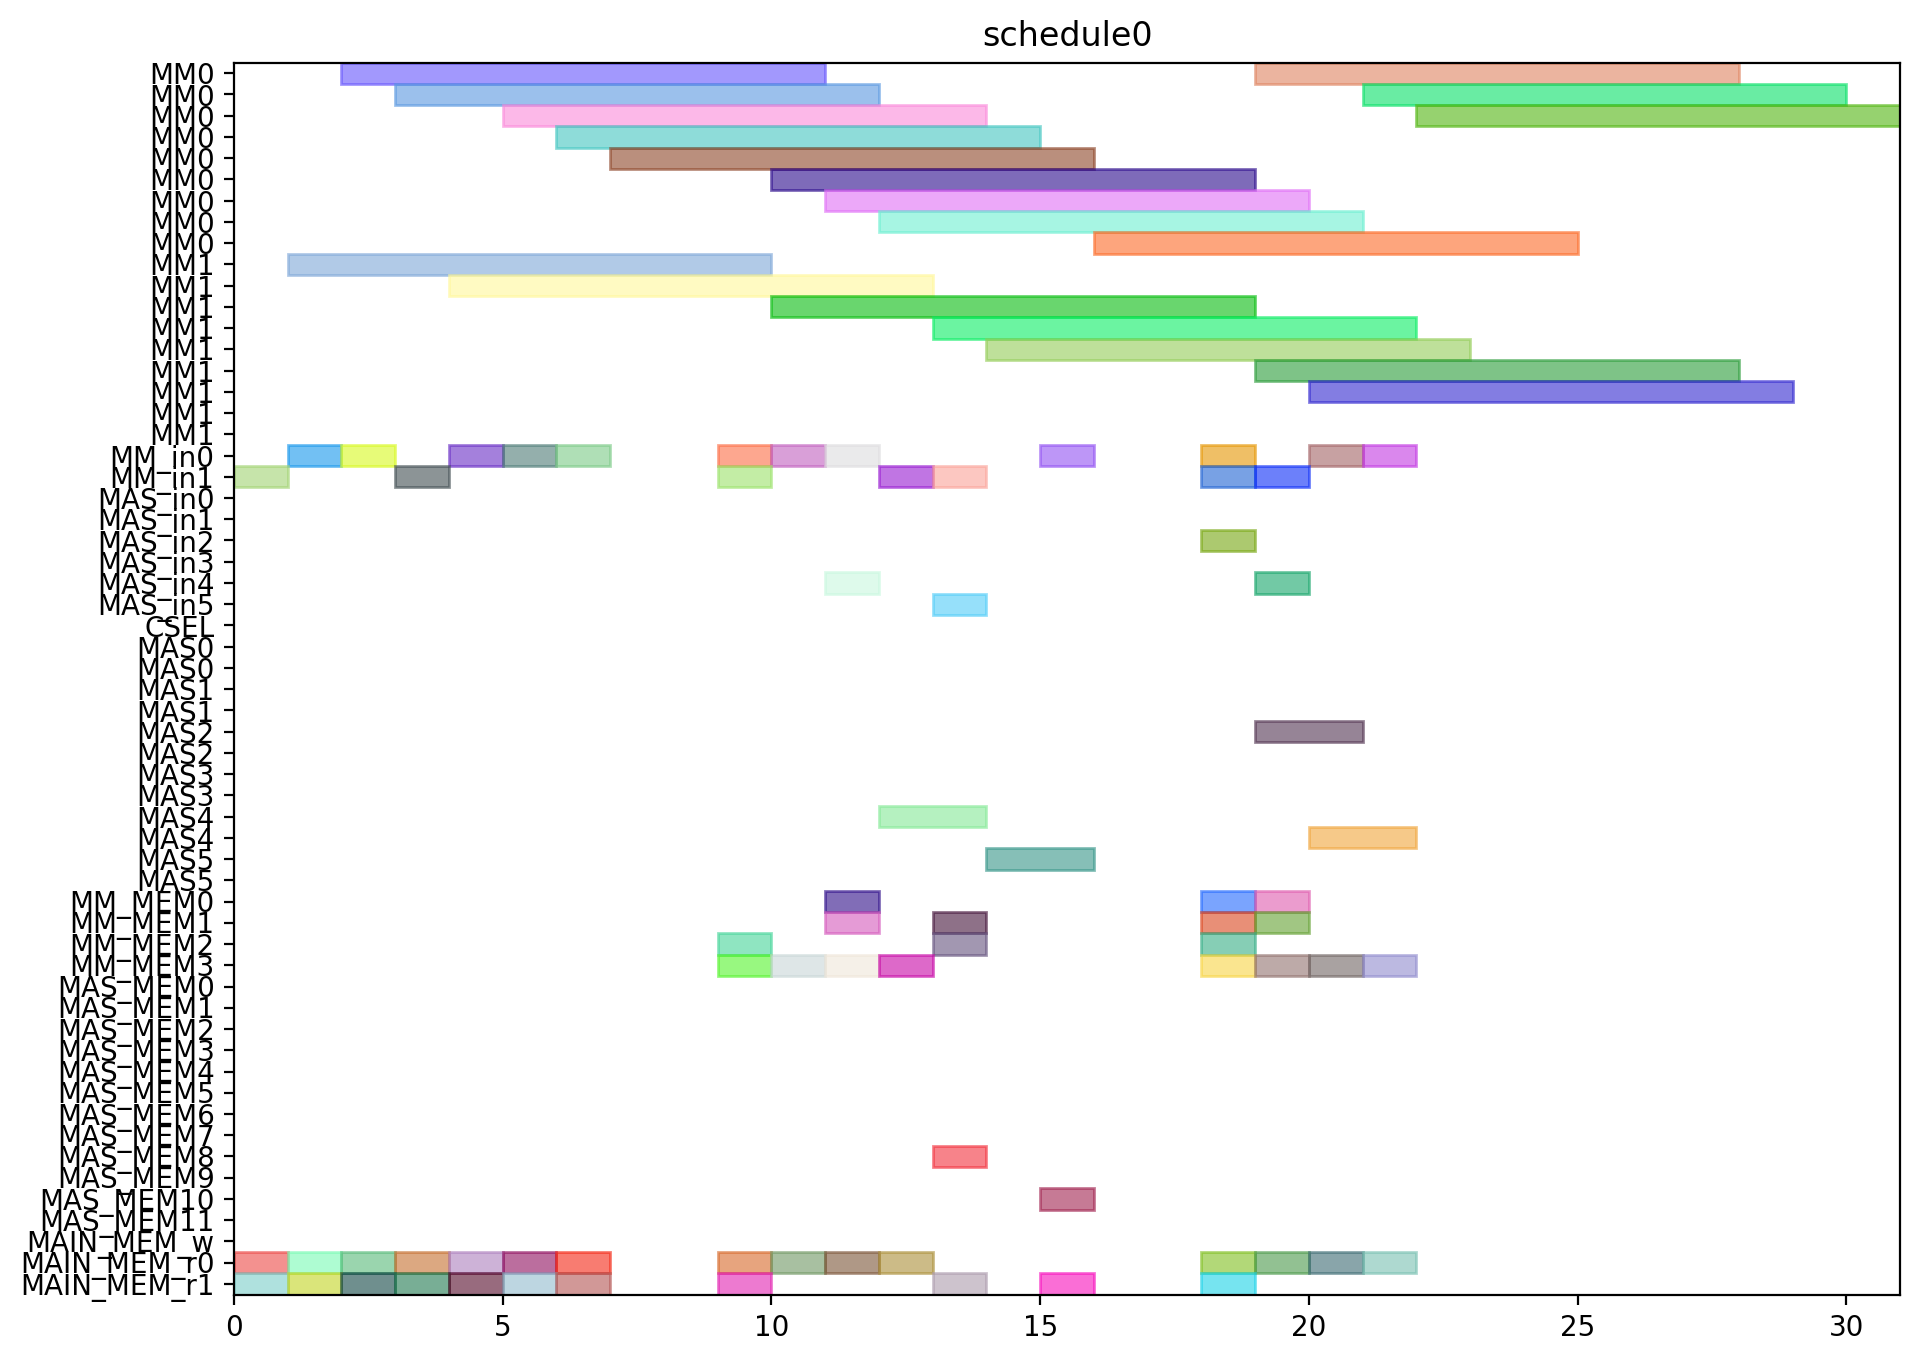

The script that drew this image:
from pyschedule import Scenario, solvers, plotters, alt


def solve():
	horizon = 120
	S = Scenario("schedule0", horizon=horizon)

	# resource
	MM = S.Resources('MM', num=2, size=9)
	MM_in = S.Resources('MM_in', num=2)
	MAS_in = S.Resources('MAS_in', num=6)
	CSEL = S.Resource('CSEL')
	MAS = S.Resources('MAS', num=6, size=2, periods=range(1, horizon))
	MM_MEM = S.Resources('MM_MEM', num=4)
	MAS_MEM = S.Resources('MAS_MEM', num=12)
	MAIN_MEM_w = S.Resource('MAIN_MEM_w', size=1)
	MAIN_MEM_r = S.Resources('MAIN_MEM_r', num=2)

	# result of previous scheduling

	# new tasks
	Z_exp2 = S.Task('Z_exp2', length=9, delay_cost=1)
	Z_exp2 += alt(MM)
	Z_exp2_in = S.Task('Z_exp2_in', length=1, delay_cost=1)
	Z_exp2_in += alt(MM_in)
	S += Z_exp2_in*MM_in[0]<=Z_exp2*MM[0]
	S += Z_exp2_in*MM_in[1]<=Z_exp2*MM[1]
	Z_exp2_mem0 = S.Task('Z_exp2_mem0', length=1, delay_cost=1)
	Z_exp2_mem0 += MAIN_MEM_r[0]
	S += Z_exp2_mem0 <= Z_exp2

	Z_exp2_mem1 = S.Task('Z_exp2_mem1', length=1, delay_cost=1)
	Z_exp2_mem1 += MAIN_MEM_r[1]
	S += Z_exp2_mem1 <= Z_exp2

	NX0 = S.Task('NX0', length=9, delay_cost=1)
	NX0 += alt(MM)
	NX0_in = S.Task('NX0_in', length=1, delay_cost=1)
	NX0_in += alt(MM_in)
	S += NX0_in*MM_in[0]<=NX0*MM[0]
	S += NX0_in*MM_in[1]<=NX0*MM[1]
	NX0_mem0 = S.Task('NX0_mem0', length=1, delay_cost=1)
	NX0_mem0 += MAIN_MEM_r[0]
	S += NX0_mem0 <= NX0

	NX0_mem1 = S.Task('NX0_mem1', length=1, delay_cost=1)
	NX0_mem1 += MAIN_MEM_r[1]
	S += NX0_mem1 <= NX0

	k0_10_Z1 = S.Task('k0_10_Z1', length=9, delay_cost=1)
	k0_10_Z1 += alt(MM)
	k0_10_Z1_in = S.Task('k0_10_Z1_in', length=1, delay_cost=1)
	k0_10_Z1_in += alt(MM_in)
	S += k0_10_Z1_in*MM_in[0]<=k0_10_Z1*MM[0]
	S += k0_10_Z1_in*MM_in[1]<=k0_10_Z1*MM[1]
	k0_10_Z1_mem0 = S.Task('k0_10_Z1_mem0', length=1, delay_cost=1)
	k0_10_Z1_mem0 += MAIN_MEM_r[0]
	S += k0_10_Z1_mem0 <= k0_10_Z1

	k0_10_Z1_mem1 = S.Task('k0_10_Z1_mem1', length=1, delay_cost=1)
	k0_10_Z1_mem1 += MAIN_MEM_r[1]
	S += k0_10_Z1_mem1 <= k0_10_Z1

	DX0 = S.Task('DX0', length=9, delay_cost=1)
	DX0 += alt(MM)
	DX0_in = S.Task('DX0_in', length=1, delay_cost=1)
	DX0_in += alt(MM_in)
	S += DX0_in*MM_in[0]<=DX0*MM[0]
	S += DX0_in*MM_in[1]<=DX0*MM[1]
	DX0_mem0 = S.Task('DX0_mem0', length=1, delay_cost=1)
	DX0_mem0 += MAIN_MEM_r[0]
	S += DX0_mem0 <= DX0

	DX0_mem1 = S.Task('DX0_mem1', length=1, delay_cost=1)
	DX0_mem1 += MAIN_MEM_r[1]
	S += DX0_mem1 <= DX0

	NY0 = S.Task('NY0', length=9, delay_cost=1)
	NY0 += alt(MM)
	NY0_in = S.Task('NY0_in', length=1, delay_cost=1)
	NY0_in += alt(MM_in)
	S += NY0_in*MM_in[0]<=NY0*MM[0]
	S += NY0_in*MM_in[1]<=NY0*MM[1]
	NY0_mem0 = S.Task('NY0_mem0', length=1, delay_cost=1)
	NY0_mem0 += MAIN_MEM_r[0]
	S += NY0_mem0 <= NY0

	NY0_mem1 = S.Task('NY0_mem1', length=1, delay_cost=1)
	NY0_mem1 += MAIN_MEM_r[1]
	S += NY0_mem1 <= NY0

	k2_14_Z1 = S.Task('k2_14_Z1', length=9, delay_cost=1)
	k2_14_Z1 += alt(MM)
	k2_14_Z1_in = S.Task('k2_14_Z1_in', length=1, delay_cost=1)
	k2_14_Z1_in += alt(MM_in)
	S += k2_14_Z1_in*MM_in[0]<=k2_14_Z1*MM[0]
	S += k2_14_Z1_in*MM_in[1]<=k2_14_Z1*MM[1]
	k2_14_Z1_mem0 = S.Task('k2_14_Z1_mem0', length=1, delay_cost=1)
	k2_14_Z1_mem0 += MAIN_MEM_r[0]
	S += k2_14_Z1_mem0 <= k2_14_Z1

	k2_14_Z1_mem1 = S.Task('k2_14_Z1_mem1', length=1, delay_cost=1)
	k2_14_Z1_mem1 += MAIN_MEM_r[1]
	S += k2_14_Z1_mem1 <= k2_14_Z1

	DY0 = S.Task('DY0', length=9, delay_cost=1)
	DY0 += alt(MM)
	DY0_in = S.Task('DY0_in', length=1, delay_cost=1)
	DY0_in += alt(MM_in)
	S += DY0_in*MM_in[0]<=DY0*MM[0]
	S += DY0_in*MM_in[1]<=DY0*MM[1]
	DY0_mem0 = S.Task('DY0_mem0', length=1, delay_cost=1)
	DY0_mem0 += MAIN_MEM_r[0]
	S += DY0_mem0 <= DY0

	DY0_mem1 = S.Task('DY0_mem1', length=1, delay_cost=1)
	DY0_mem1 += MAIN_MEM_r[1]
	S += DY0_mem1 <= DY0

	Z_exp3 = S.Task('Z_exp3', length=9, delay_cost=1)
	Z_exp3 += alt(MM)
	Z_exp3_in = S.Task('Z_exp3_in', length=1, delay_cost=1)
	Z_exp3_in += alt(MM_in)
	S += Z_exp3_in*MM_in[0]<=Z_exp3*MM[0]
	S += Z_exp3_in*MM_in[1]<=Z_exp3*MM[1]
	Z_exp3_mem0 = S.Task('Z_exp3_mem0', length=1, delay_cost=1)
	Z_exp3_mem0 += alt(MM_MEM)
	S += (Z_exp2*MM[0])-1 < Z_exp3_mem0*MM_MEM[0]
	S += (Z_exp2*MM[1])-1 < Z_exp3_mem0*MM_MEM[2]
	S += Z_exp3_mem0 <= Z_exp3

	Z_exp3_mem1 = S.Task('Z_exp3_mem1', length=1, delay_cost=1)
	Z_exp3_mem1 += MAIN_MEM_r[1]
	S += Z_exp3_mem1 <= Z_exp3

	NX1_ = S.Task('NX1_', length=2, delay_cost=1)
	NX1_ += alt(MAS)
	NX1__in = S.Task('NX1__in', length=1, delay_cost=1)
	NX1__in += alt(MAS_in)
	S += NX1__in*MAS_in[0]<=NX1_*MAS[0]

	S += NX1__in*MAS_in[1]<=NX1_*MAS[1]

	S += NX1__in*MAS_in[2]<=NX1_*MAS[2]

	S += NX1__in*MAS_in[3]<=NX1_*MAS[3]

	S += NX1__in*MAS_in[4]<=NX1_*MAS[4]

	S += NX1__in*MAS_in[5]<=NX1_*MAS[5]

	NX1__mem0 = S.Task('NX1__mem0', length=1, delay_cost=1)
	NX1__mem0 += alt(MM_MEM)
	S += (NX0*MM[0])-1 < NX1__mem0*MM_MEM[0]
	S += (NX0*MM[1])-1 < NX1__mem0*MM_MEM[2]
	S += NX1__mem0 <= NX1_

	NX1__mem1 = S.Task('NX1__mem1', length=1, delay_cost=1)
	NX1__mem1 += alt(MM_MEM)
	S += (k0_10_Z1*MM[0])-1 < NX1__mem1*MM_MEM[1]
	S += (k0_10_Z1*MM[1])-1 < NX1__mem1*MM_MEM[3]
	S += NX1__mem1 <= NX1_

	k0_9_Z2 = S.Task('k0_9_Z2', length=9, delay_cost=1)
	k0_9_Z2 += alt(MM)
	k0_9_Z2_in = S.Task('k0_9_Z2_in', length=1, delay_cost=1)
	k0_9_Z2_in += alt(MM_in)
	S += k0_9_Z2_in*MM_in[0]<=k0_9_Z2*MM[0]
	S += k0_9_Z2_in*MM_in[1]<=k0_9_Z2*MM[1]
	k0_9_Z2_mem0 = S.Task('k0_9_Z2_mem0', length=1, delay_cost=1)
	k0_9_Z2_mem0 += MAIN_MEM_r[0]
	S += k0_9_Z2_mem0 <= k0_9_Z2

	k0_9_Z2_mem1 = S.Task('k0_9_Z2_mem1', length=1, delay_cost=1)
	k0_9_Z2_mem1 += alt(MM_MEM)
	S += (Z_exp2*MM[0])-1 < k0_9_Z2_mem1*MM_MEM[1]
	S += (Z_exp2*MM[1])-1 < k0_9_Z2_mem1*MM_MEM[3]
	S += k0_9_Z2_mem1 <= k0_9_Z2

	k1_9_Z2 = S.Task('k1_9_Z2', length=9, delay_cost=1)
	k1_9_Z2 += alt(MM)
	k1_9_Z2_in = S.Task('k1_9_Z2_in', length=1, delay_cost=1)
	k1_9_Z2_in += alt(MM_in)
	S += k1_9_Z2_in*MM_in[0]<=k1_9_Z2*MM[0]
	S += k1_9_Z2_in*MM_in[1]<=k1_9_Z2*MM[1]
	k1_9_Z2_mem0 = S.Task('k1_9_Z2_mem0', length=1, delay_cost=1)
	k1_9_Z2_mem0 += MAIN_MEM_r[0]
	S += k1_9_Z2_mem0 <= k1_9_Z2

	k1_9_Z2_mem1 = S.Task('k1_9_Z2_mem1', length=1, delay_cost=1)
	k1_9_Z2_mem1 += alt(MM_MEM)
	S += (Z_exp2*MM[0])-1 < k1_9_Z2_mem1*MM_MEM[1]
	S += (Z_exp2*MM[1])-1 < k1_9_Z2_mem1*MM_MEM[3]
	S += k1_9_Z2_mem1 <= k1_9_Z2

	NY1_ = S.Task('NY1_', length=2, delay_cost=1)
	NY1_ += alt(MAS)
	NY1__in = S.Task('NY1__in', length=1, delay_cost=1)
	NY1__in += alt(MAS_in)
	S += NY1__in*MAS_in[0]<=NY1_*MAS[0]

	S += NY1__in*MAS_in[1]<=NY1_*MAS[1]

	S += NY1__in*MAS_in[2]<=NY1_*MAS[2]

	S += NY1__in*MAS_in[3]<=NY1_*MAS[3]

	S += NY1__in*MAS_in[4]<=NY1_*MAS[4]

	S += NY1__in*MAS_in[5]<=NY1_*MAS[5]

	NY1__mem0 = S.Task('NY1__mem0', length=1, delay_cost=1)
	NY1__mem0 += alt(MM_MEM)
	S += (NY0*MM[0])-1 < NY1__mem0*MM_MEM[0]
	S += (NY0*MM[1])-1 < NY1__mem0*MM_MEM[2]
	S += NY1__mem0 <= NY1_

	NY1__mem1 = S.Task('NY1__mem1', length=1, delay_cost=1)
	NY1__mem1 += alt(MM_MEM)
	S += (k2_14_Z1*MM[0])-1 < NY1__mem1*MM_MEM[1]
	S += (k2_14_Z1*MM[1])-1 < NY1__mem1*MM_MEM[3]
	S += NY1__mem1 <= NY1_

	k2_13_Z2 = S.Task('k2_13_Z2', length=9, delay_cost=1)
	k2_13_Z2 += alt(MM)
	k2_13_Z2_in = S.Task('k2_13_Z2_in', length=1, delay_cost=1)
	k2_13_Z2_in += alt(MM_in)
	S += k2_13_Z2_in*MM_in[0]<=k2_13_Z2*MM[0]
	S += k2_13_Z2_in*MM_in[1]<=k2_13_Z2*MM[1]
	k2_13_Z2_mem0 = S.Task('k2_13_Z2_mem0', length=1, delay_cost=1)
	k2_13_Z2_mem0 += MAIN_MEM_r[0]
	S += k2_13_Z2_mem0 <= k2_13_Z2

	k2_13_Z2_mem1 = S.Task('k2_13_Z2_mem1', length=1, delay_cost=1)
	k2_13_Z2_mem1 += alt(MM_MEM)
	S += (Z_exp2*MM[0])-1 < k2_13_Z2_mem1*MM_MEM[1]
	S += (Z_exp2*MM[1])-1 < k2_13_Z2_mem1*MM_MEM[3]
	S += k2_13_Z2_mem1 <= k2_13_Z2

	k3_14_Z2 = S.Task('k3_14_Z2', length=9, delay_cost=1)
	k3_14_Z2 += alt(MM)
	k3_14_Z2_in = S.Task('k3_14_Z2_in', length=1, delay_cost=1)
	k3_14_Z2_in += alt(MM_in)
	S += k3_14_Z2_in*MM_in[0]<=k3_14_Z2*MM[0]
	S += k3_14_Z2_in*MM_in[1]<=k3_14_Z2*MM[1]
	k3_14_Z2_mem0 = S.Task('k3_14_Z2_mem0', length=1, delay_cost=1)
	k3_14_Z2_mem0 += MAIN_MEM_r[0]
	S += k3_14_Z2_mem0 <= k3_14_Z2

	k3_14_Z2_mem1 = S.Task('k3_14_Z2_mem1', length=1, delay_cost=1)
	k3_14_Z2_mem1 += alt(MM_MEM)
	S += (Z_exp2*MM[0])-1 < k3_14_Z2_mem1*MM_MEM[1]
	S += (Z_exp2*MM[1])-1 < k3_14_Z2_mem1*MM_MEM[3]
	S += k3_14_Z2_mem1 <= k3_14_Z2

	Z_exp4 = S.Task('Z_exp4', length=9, delay_cost=1)
	Z_exp4 += alt(MM)
	Z_exp4_in = S.Task('Z_exp4_in', length=1, delay_cost=1)
	Z_exp4_in += alt(MM_in)
	S += Z_exp4_in*MM_in[0]<=Z_exp4*MM[0]
	S += Z_exp4_in*MM_in[1]<=Z_exp4*MM[1]
	Z_exp4_mem0 = S.Task('Z_exp4_mem0', length=1, delay_cost=1)
	Z_exp4_mem0 += alt(MM_MEM)
	S += (Z_exp3*MM[0])-1 < Z_exp4_mem0*MM_MEM[0]
	S += (Z_exp3*MM[1])-1 < Z_exp4_mem0*MM_MEM[2]
	S += Z_exp4_mem0 <= Z_exp4

	Z_exp4_mem1 = S.Task('Z_exp4_mem1', length=1, delay_cost=1)
	Z_exp4_mem1 += MAIN_MEM_r[1]
	S += Z_exp4_mem1 <= Z_exp4

	NX1 = S.Task('NX1', length=9, delay_cost=1)
	NX1 += alt(MM)
	NX1_in = S.Task('NX1_in', length=1, delay_cost=1)
	NX1_in += alt(MM_in)
	S += NX1_in*MM_in[0]<=NX1*MM[0]
	S += NX1_in*MM_in[1]<=NX1*MM[1]
	NX1_mem0 = S.Task('NX1_mem0', length=1, delay_cost=1)
	NX1_mem0 += alt(MAS_MEM)
	S += (NX1_*MAS[0])-1 < NX1_mem0*MAS_MEM[0]
	S += (NX1_*MAS[1])-1 < NX1_mem0*MAS_MEM[2]
	S += (NX1_*MAS[2])-1 < NX1_mem0*MAS_MEM[4]
	S += (NX1_*MAS[3])-1 < NX1_mem0*MAS_MEM[6]
	S += (NX1_*MAS[4])-1 < NX1_mem0*MAS_MEM[8]
	S += (NX1_*MAS[5])-1 < NX1_mem0*MAS_MEM[10]
	S += NX1_mem0 <= NX1

	NX1_mem1 = S.Task('NX1_mem1', length=1, delay_cost=1)
	NX1_mem1 += MAIN_MEM_r[1]
	S += NX1_mem1 <= NX1

	k0_8_Z3 = S.Task('k0_8_Z3', length=9, delay_cost=1)
	k0_8_Z3 += alt(MM)
	k0_8_Z3_in = S.Task('k0_8_Z3_in', length=1, delay_cost=1)
	k0_8_Z3_in += alt(MM_in)
	S += k0_8_Z3_in*MM_in[0]<=k0_8_Z3*MM[0]
	S += k0_8_Z3_in*MM_in[1]<=k0_8_Z3*MM[1]
	k0_8_Z3_mem0 = S.Task('k0_8_Z3_mem0', length=1, delay_cost=1)
	k0_8_Z3_mem0 += MAIN_MEM_r[0]
	S += k0_8_Z3_mem0 <= k0_8_Z3

	k0_8_Z3_mem1 = S.Task('k0_8_Z3_mem1', length=1, delay_cost=1)
	k0_8_Z3_mem1 += alt(MM_MEM)
	S += (Z_exp3*MM[0])-1 < k0_8_Z3_mem1*MM_MEM[1]
	S += (Z_exp3*MM[1])-1 < k0_8_Z3_mem1*MM_MEM[3]
	S += k0_8_Z3_mem1 <= k0_8_Z3

	DX1_ = S.Task('DX1_', length=2, delay_cost=1)
	DX1_ += alt(MAS)
	DX1__in = S.Task('DX1__in', length=1, delay_cost=1)
	DX1__in += alt(MAS_in)
	S += DX1__in*MAS_in[0]<=DX1_*MAS[0]

	S += DX1__in*MAS_in[1]<=DX1_*MAS[1]

	S += DX1__in*MAS_in[2]<=DX1_*MAS[2]

	S += DX1__in*MAS_in[3]<=DX1_*MAS[3]

	S += DX1__in*MAS_in[4]<=DX1_*MAS[4]

	S += DX1__in*MAS_in[5]<=DX1_*MAS[5]

	DX1__mem0 = S.Task('DX1__mem0', length=1, delay_cost=1)
	DX1__mem0 += alt(MM_MEM)
	S += (DX0*MM[0])-1 < DX1__mem0*MM_MEM[0]
	S += (DX0*MM[1])-1 < DX1__mem0*MM_MEM[2]
	S += DX1__mem0 <= DX1_

	DX1__mem1 = S.Task('DX1__mem1', length=1, delay_cost=1)
	DX1__mem1 += alt(MM_MEM)
	S += (k1_9_Z2*MM[0])-1 < DX1__mem1*MM_MEM[1]
	S += (k1_9_Z2*MM[1])-1 < DX1__mem1*MM_MEM[3]
	S += DX1__mem1 <= DX1_

	k1_8_Z3 = S.Task('k1_8_Z3', length=9, delay_cost=1)
	k1_8_Z3 += alt(MM)
	k1_8_Z3_in = S.Task('k1_8_Z3_in', length=1, delay_cost=1)
	k1_8_Z3_in += alt(MM_in)
	S += k1_8_Z3_in*MM_in[0]<=k1_8_Z3*MM[0]
	S += k1_8_Z3_in*MM_in[1]<=k1_8_Z3*MM[1]
	k1_8_Z3_mem0 = S.Task('k1_8_Z3_mem0', length=1, delay_cost=1)
	k1_8_Z3_mem0 += MAIN_MEM_r[0]
	S += k1_8_Z3_mem0 <= k1_8_Z3

	k1_8_Z3_mem1 = S.Task('k1_8_Z3_mem1', length=1, delay_cost=1)
	k1_8_Z3_mem1 += alt(MM_MEM)
	S += (Z_exp3*MM[0])-1 < k1_8_Z3_mem1*MM_MEM[1]
	S += (Z_exp3*MM[1])-1 < k1_8_Z3_mem1*MM_MEM[3]
	S += k1_8_Z3_mem1 <= k1_8_Z3

	NY1 = S.Task('NY1', length=9, delay_cost=1)
	NY1 += alt(MM)
	NY1_in = S.Task('NY1_in', length=1, delay_cost=1)
	NY1_in += alt(MM_in)
	S += NY1_in*MM_in[0]<=NY1*MM[0]
	S += NY1_in*MM_in[1]<=NY1*MM[1]
	NY1_mem0 = S.Task('NY1_mem0', length=1, delay_cost=1)
	NY1_mem0 += alt(MAS_MEM)
	S += (NY1_*MAS[0])-1 < NY1_mem0*MAS_MEM[0]
	S += (NY1_*MAS[1])-1 < NY1_mem0*MAS_MEM[2]
	S += (NY1_*MAS[2])-1 < NY1_mem0*MAS_MEM[4]
	S += (NY1_*MAS[3])-1 < NY1_mem0*MAS_MEM[6]
	S += (NY1_*MAS[4])-1 < NY1_mem0*MAS_MEM[8]
	S += (NY1_*MAS[5])-1 < NY1_mem0*MAS_MEM[10]
	S += NY1_mem0 <= NY1

	NY1_mem1 = S.Task('NY1_mem1', length=1, delay_cost=1)
	NY1_mem1 += MAIN_MEM_r[1]
	S += NY1_mem1 <= NY1

	k2_12_Z3 = S.Task('k2_12_Z3', length=9, delay_cost=1)
	k2_12_Z3 += alt(MM)
	k2_12_Z3_in = S.Task('k2_12_Z3_in', length=1, delay_cost=1)
	k2_12_Z3_in += alt(MM_in)
	S += k2_12_Z3_in*MM_in[0]<=k2_12_Z3*MM[0]
	S += k2_12_Z3_in*MM_in[1]<=k2_12_Z3*MM[1]
	k2_12_Z3_mem0 = S.Task('k2_12_Z3_mem0', length=1, delay_cost=1)
	k2_12_Z3_mem0 += MAIN_MEM_r[0]
	S += k2_12_Z3_mem0 <= k2_12_Z3

	k2_12_Z3_mem1 = S.Task('k2_12_Z3_mem1', length=1, delay_cost=1)
	k2_12_Z3_mem1 += alt(MM_MEM)
	S += (Z_exp3*MM[0])-1 < k2_12_Z3_mem1*MM_MEM[1]
	S += (Z_exp3*MM[1])-1 < k2_12_Z3_mem1*MM_MEM[3]
	S += k2_12_Z3_mem1 <= k2_12_Z3

	DY1_ = S.Task('DY1_', length=2, delay_cost=1)
	DY1_ += alt(MAS)
	DY1__in = S.Task('DY1__in', length=1, delay_cost=1)
	DY1__in += alt(MAS_in)
	S += DY1__in*MAS_in[0]<=DY1_*MAS[0]

	S += DY1__in*MAS_in[1]<=DY1_*MAS[1]

	S += DY1__in*MAS_in[2]<=DY1_*MAS[2]

	S += DY1__in*MAS_in[3]<=DY1_*MAS[3]

	S += DY1__in*MAS_in[4]<=DY1_*MAS[4]

	S += DY1__in*MAS_in[5]<=DY1_*MAS[5]

	DY1__mem0 = S.Task('DY1__mem0', length=1, delay_cost=1)
	DY1__mem0 += alt(MM_MEM)
	S += (DY0*MM[0])-1 < DY1__mem0*MM_MEM[0]
	S += (DY0*MM[1])-1 < DY1__mem0*MM_MEM[2]
	S += DY1__mem0 <= DY1_

	DY1__mem1 = S.Task('DY1__mem1', length=1, delay_cost=1)
	DY1__mem1 += alt(MM_MEM)
	S += (k3_14_Z2*MM[0])-1 < DY1__mem1*MM_MEM[1]
	S += (k3_14_Z2*MM[1])-1 < DY1__mem1*MM_MEM[3]
	S += DY1__mem1 <= DY1_

	k3_13_Z3 = S.Task('k3_13_Z3', length=9, delay_cost=1)
	k3_13_Z3 += alt(MM)
	k3_13_Z3_in = S.Task('k3_13_Z3_in', length=1, delay_cost=1)
	k3_13_Z3_in += alt(MM_in)
	S += k3_13_Z3_in*MM_in[0]<=k3_13_Z3*MM[0]
	S += k3_13_Z3_in*MM_in[1]<=k3_13_Z3*MM[1]
	k3_13_Z3_mem0 = S.Task('k3_13_Z3_mem0', length=1, delay_cost=1)
	k3_13_Z3_mem0 += MAIN_MEM_r[0]
	S += k3_13_Z3_mem0 <= k3_13_Z3

	k3_13_Z3_mem1 = S.Task('k3_13_Z3_mem1', length=1, delay_cost=1)
	k3_13_Z3_mem1 += alt(MM_MEM)
	S += (Z_exp3*MM[0])-1 < k3_13_Z3_mem1*MM_MEM[1]
	S += (Z_exp3*MM[1])-1 < k3_13_Z3_mem1*MM_MEM[3]
	S += k3_13_Z3_mem1 <= k3_13_Z3

	solvers.mip.solve(S,msg=1,kind='CPLEX',ratio_gap=1.01)

	solution = [['hoge']*len(S.solution()[1]) for i in range(len(S.solution()))]
	for i in range(len(S.solution())):
		for j in range(len(S.solution()[i])):
			solution[i][j]=str(S.solution()[i][j])
	print(solution)

	cycles = int(solution[-1][3])

	pic_file_name = "/mnt/rose/usr1/fukuda/ABE/multiRAM_multiMAS_16mux/scheduling_result/stage9MM2_stage2MAS6/ISOGENY/schedule0.png"
	if(S.solution() != []):
		plotters.matplotlib.plot(S,img_filename=pic_file_name, show_task_labels=False, fig_size=(cycles*0.25+3, 8))

	return solution
